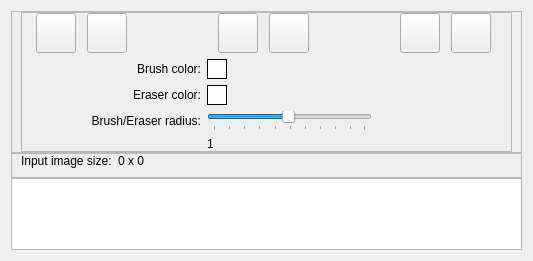
    <widget class="QWidget" name="pictureTab">
     <attribute name="title">
      <string>Input image</string>
     </attribute>
     <layout class="QVBoxLayout" name="verticalLayout">
      <property name="spacing">
       <number>0</number>
      </property>
      <item>
       <widget class="QFrame" name="frame_7">
        <property name="sizePolicy">
         <sizepolicy hsizetype="Expanding" vsizetype="Fixed">
          <horstretch>0</horstretch>
          <verstretch>0</verstretch>
         </sizepolicy>
        </property>
        <property name="frameShape">
         <enum>QFrame::StyledPanel</enum>
        </property>
        <property name="frameShadow">
         <enum>QFrame::Raised</enum>
        </property>
        <layout class="QHBoxLayout" name="horizontalLayout_8">
         <property name="topMargin">
          <number>0</number>
         </property>
         <property name="bottomMargin">
          <number>0</number>
         </property>
         <item>
          <widget class="QFrame" name="frame_8">
           <property name="sizePolicy">
            <sizepolicy hsizetype="Fixed" vsizetype="Fixed">
             <horstretch>0</horstretch>
             <verstretch>0</verstretch>
            </sizepolicy>
           </property>
           <property name="frameShape">
            <enum>QFrame::StyledPanel</enum>
           </property>
           <property name="frameShadow">
            <enum>QFrame::Raised</enum>
           </property>
           <layout class="QVBoxLayout" name="verticalLayout_7">
            <property name="topMargin">
             <number>0</number>
            </property>
            <property name="rightMargin">
             <number>9</number>
            </property>
            <property name="bottomMargin">
             <number>0</number>
            </property>
            <item>
             <layout class="QHBoxLayout" name="horizontalLayout">
              <item>
               <widget class="QPushButton" name="loadImagePushButton">
                <property name="minimumSize">
                 <size>
                  <width>20</width>
                  <height>20</height>
                 </size>
                </property>
                <property name="maximumSize">
                 <size>
                  <width>40</width>
                  <height>40</height>
                 </size>
                </property>
                <property name="toolTip">
                 <string>Load image</string>
                </property>
                <property name="text">
                 <string/>
                </property>
                <property name="icon">
                 <iconset resource="resources.qrc">
                  <normaloff>:/icons/resources/New image.png</normaloff>:/icons/resources/New image.png</iconset>
                </property>
                <property name="iconSize">
                 <size>
                  <width>40</width>
                  <height>40</height>
                 </size>
                </property>
               </widget>
              </item>
              <item>
               <widget class="QPushButton" name="resizeImagePushButton">
                <property name="enabled">
                 <bool>true</bool>
                </property>
                <property name="minimumSize">
                 <size>
                  <width>40</width>
                  <height>40</height>
                 </size>
                </property>
                <property name="maximumSize">
                 <size>
                  <width>40</width>
                  <height>40</height>
                 </size>
                </property>
                <property name="toolTip">
                 <string>Resize image</string>
                </property>
                <property name="text">
                 <string/>
                </property>
                <property name="icon">
                 <iconset resource="resources.qrc">
                  <normaloff>:/icons/resources/arrow_plain_blue_NE_SE_SW_NW.png</normaloff>:/icons/resources/arrow_plain_blue_NE_SE_SW_NW.png</iconset>
                </property>
                <property name="iconSize">
                 <size>
                  <width>40</width>
                  <height>40</height>
                 </size>
                </property>
                <property name="checkable">
                 <bool>true</bool>
                </property>
               </widget>
              </item>
              <item>
               <spacer name="horizontalSpacer">
                <property name="orientation">
                 <enum>Qt::Horizontal</enum>
                </property>
                <property name="sizeType">
                 <enum>QSizePolicy::Fixed</enum>
                </property>
                <property name="sizeHint" stdset="0">
                 <size>
                  <width>80</width>
                  <height>20</height>
                 </size>
                </property>
               </spacer>
              </item>
              <item>
               <widget class="QPushButton" name="brushPushButton">
                <property name="enabled">
                 <bool>true</bool>
                </property>
                <property name="minimumSize">
                 <size>
                  <width>40</width>
                  <height>40</height>
                 </size>
                </property>
                <property name="maximumSize">
                 <size>
                  <width>40</width>
                  <height>40</height>
                 </size>
                </property>
                <property name="toolTip">
                 <string>Brush</string>
                </property>
                <property name="text">
                 <string/>
                </property>
                <property name="icon">
                 <iconset resource="resources.qrc">
                  <normaloff>:/icons/resources/Brush.png</normaloff>:/icons/resources/Brush.png</iconset>
                </property>
                <property name="iconSize">
                 <size>
                  <width>40</width>
                  <height>40</height>
                 </size>
                </property>
                <property name="checkable">
                 <bool>true</bool>
                </property>
               </widget>
              </item>
              <item>
               <widget class="QPushButton" name="eraserPushButton">
                <property name="enabled">
                 <bool>true</bool>
                </property>
                <property name="minimumSize">
                 <size>
                  <width>40</width>
                  <height>40</height>
                 </size>
                </property>
                <property name="maximumSize">
                 <size>
                  <width>40</width>
                  <height>40</height>
                 </size>
                </property>
                <property name="toolTip">
                 <string>Eraser</string>
                </property>
                <property name="text">
                 <string/>
                </property>
                <property name="icon">
                 <iconset resource="resources.qrc">
                  <normaloff>:/icons/resources/Eraser.png</normaloff>:/icons/resources/Eraser.png</iconset>
                </property>
                <property name="iconSize">
                 <size>
                  <width>40</width>
                  <height>40</height>
                 </size>
                </property>
                <property name="checkable">
                 <bool>true</bool>
                </property>
               </widget>
              </item>
              <item>
               <spacer name="horizontalSpacer_2">
                <property name="orientation">
                 <enum>Qt::Horizontal</enum>
                </property>
                <property name="sizeType">
                 <enum>QSizePolicy::Fixed</enum>
                </property>
                <property name="sizeHint" stdset="0">
                 <size>
                  <width>80</width>
                  <height>20</height>
                 </size>
                </property>
               </spacer>
              </item>
              <item>
               <widget class="QPushButton" name="undoPushButton">
                <property name="enabled">
                 <bool>true</bool>
                </property>
                <property name="minimumSize">
                 <size>
                  <width>40</width>
                  <height>40</height>
                 </size>
                </property>
                <property name="maximumSize">
                 <size>
                  <width>40</width>
                  <height>40</height>
                 </size>
                </property>
                <property name="toolTip">
                 <string>Undo</string>
                </property>
                <property name="text">
                 <string/>
                </property>
                <property name="icon">
                 <iconset resource="resources.qrc">
                  <normaloff>:/icons/resources/Undo.png</normaloff>:/icons/resources/Undo.png</iconset>
                </property>
                <property name="iconSize">
                 <size>
                  <width>40</width>
                  <height>40</height>
                 </size>
                </property>
               </widget>
              </item>
              <item>
               <widget class="QPushButton" name="redoPushButton">
                <property name="enabled">
                 <bool>true</bool>
                </property>
                <property name="minimumSize">
                 <size>
                  <width>40</width>
                  <height>40</height>
                 </size>
                </property>
                <property name="maximumSize">
                 <size>
                  <width>40</width>
                  <height>40</height>
                 </size>
                </property>
                <property name="toolTip">
                 <string>Redo</string>
                </property>
                <property name="text">
                 <string/>
                </property>
                <property name="icon">
                 <iconset resource="resources.qrc">
                  <normaloff>:/icons/resources/Redo.png</normaloff>:/icons/resources/Redo.png</iconset>
                </property>
                <property name="iconSize">
                 <size>
                  <width>40</width>
                  <height>40</height>
                 </size>
                </property>
               </widget>
              </item>
             </layout>
            </item>
            <item>
             <layout class="QGridLayout" name="gridLayout_4">
              <property name="leftMargin">
               <number>60</number>
              </property>
              <property name="rightMargin">
               <number>130</number>
              </property>
              <item row="0" column="0">
               <widget class="QLabel" name="label">
                <property name="sizePolicy">
                 <sizepolicy hsizetype="Minimum" vsizetype="Preferred">
                  <horstretch>0</horstretch>
                  <verstretch>0</verstretch>
                 </sizepolicy>
                </property>
                <property name="maximumSize">
                 <size>
                  <width>300</width>
                  <height>16777215</height>
                 </size>
                </property>
                <property name="text">
                 <string>Brush color:</string>
                </property>
                <property name="alignment">
                 <set>Qt::AlignRight|Qt::AlignTrailing|Qt::AlignVCenter</set>
                </property>
               </widget>
              </item>
              <item row="3" column="1">
               <widget class="QLabel" name="radiusLabel">
                <property name="sizePolicy">
                 <sizepolicy hsizetype="Minimum" vsizetype="Preferred">
                  <horstretch>0</horstretch>
                  <verstretch>0</verstretch>
                 </sizepolicy>
                </property>
                <property name="text">
                 <string>1</string>
                </property>
               </widget>
              </item>
              <item row="0" column="1">
               <widget class="QPushButton" name="brushColorPushButton">
                <property name="sizePolicy">
                 <sizepolicy hsizetype="Minimum" vsizetype="Fixed">
                  <horstretch>0</horstretch>
                  <verstretch>0</verstretch>
                 </sizepolicy>
                </property>
                <property name="minimumSize">
                 <size>
                  <width>20</width>
                  <height>20</height>
                 </size>
                </property>
                <property name="maximumSize">
                 <size>
                  <width>20</width>
                  <height>20</height>
                 </size>
                </property>
                <property name="toolTip">
                 <string>Brush color</string>
                </property>
                <property name="autoFillBackground">
                 <bool>false</bool>
                </property>
                <property name="styleSheet">
                 <string notr="true">border: 1px solid black; 
background-color: white;</string>
                </property>
                <property name="text">
                 <string/>
                </property>
               </widget>
              </item>
              <item row="2" column="0">
               <widget class="QLabel" name="label_2">
                <property name="sizePolicy">
                 <sizepolicy hsizetype="Minimum" vsizetype="Preferred">
                  <horstretch>0</horstretch>
                  <verstretch>0</verstretch>
                 </sizepolicy>
                </property>
                <property name="maximumSize">
                 <size>
                  <width>300</width>
                  <height>16777215</height>
                 </size>
                </property>
                <property name="text">
                 <string>Brush/Eraser radius:</string>
                </property>
                <property name="alignment">
                 <set>Qt::AlignRight|Qt::AlignTrailing|Qt::AlignVCenter</set>
                </property>
               </widget>
              </item>
              <item row="2" column="1">
               <widget class="QSlider" name="radiusSlider">
                <property name="sizePolicy">
                 <sizepolicy hsizetype="Minimum" vsizetype="Fixed">
                  <horstretch>0</horstretch>
                  <verstretch>0</verstretch>
                 </sizepolicy>
                </property>
                <property name="minimumSize">
                 <size>
                  <width>165</width>
                  <height>0</height>
                 </size>
                </property>
                <property name="maximumSize">
                 <size>
                  <width>165</width>
                  <height>16777215</height>
                 </size>
                </property>
                <property name="toolTip">
                 <string>Brush/Eraser radius</string>
                </property>
                <property name="minimum">
                 <number>1</number>
                </property>
                <property name="maximum">
                 <number>100</number>
                </property>
                <property name="value">
                 <number>50</number>
                </property>
                <property name="orientation">
                 <enum>Qt::Horizontal</enum>
                </property>
                <property name="tickPosition">
                 <enum>QSlider::TicksBelow</enum>
                </property>
                <property name="tickInterval">
                 <number>10</number>
                </property>
               </widget>
              </item>
              <item row="1" column="0">
               <widget class="QLabel" name="label_14">
                <property name="text">
                 <string>Eraser color:</string>
                </property>
                <property name="alignment">
                 <set>Qt::AlignRight|Qt::AlignTrailing|Qt::AlignVCenter</set>
                </property>
               </widget>
              </item>
              <item row="1" column="1">
               <widget class="QPushButton" name="eraserColorPushButton">
                <property name="sizePolicy">
                 <sizepolicy hsizetype="Minimum" vsizetype="Fixed">
                  <horstretch>0</horstretch>
                  <verstretch>0</verstretch>
                 </sizepolicy>
                </property>
                <property name="minimumSize">
                 <size>
                  <width>20</width>
                  <height>20</height>
                 </size>
                </property>
                <property name="maximumSize">
                 <size>
                  <width>20</width>
                  <height>20</height>
                 </size>
                </property>
                <property name="toolTip">
                 <string>Eraser color</string>
                </property>
                <property name="autoFillBackground">
                 <bool>false</bool>
                </property>
                <property name="styleSheet">
                 <string notr="true">border: 1px solid black; 
background-color: white;</string>
                </property>
                <property name="text">
                 <string/>
                </property>
               </widget>
              </item>
             </layout>
            </item>
           </layout>
          </widget>
         </item>
        </layout>
       </widget>
      </item>
      <item>
       <widget class="QFrame" name="frame_3">
        <property name="sizePolicy">
         <sizepolicy hsizetype="Expanding" vsizetype="Fixed">
          <horstretch>0</horstretch>
          <verstretch>0</verstretch>
         </sizepolicy>
        </property>
        <property name="frameShape">
         <enum>QFrame::StyledPanel</enum>
        </property>
        <property name="frameShadow">
         <enum>QFrame::Raised</enum>
        </property>
        <layout class="QHBoxLayout" name="horizontalLayout_2">
         <property name="topMargin">
          <number>0</number>
         </property>
         <item>
          <widget class="QLabel" name="label_3">
           <property name="sizePolicy">
            <sizepolicy hsizetype="Maximum" vsizetype="Preferred">
             <horstretch>0</horstretch>
             <verstretch>0</verstretch>
            </sizepolicy>
           </property>
           <property name="text">
            <string>Input image size:</string>
           </property>
          </widget>
         </item>
         <item>
          <widget class="QLabel" name="imageSizeLabel">
           <property name="text">
            <string>0 x 0</string>
           </property>
          </widget>
         </item>
        </layout>
       </widget>
      </item>
      <item>
       <widget class="MyQGraphicsView" name="imageView">
        <property name="sizePolicy">
         <sizepolicy hsizetype="Preferred" vsizetype="Preferred">
          <horstretch>0</horstretch>
          <verstretch>0</verstretch>
         </sizepolicy>
        </property>
        <property name="mouseTracking">
         <bool>true</bool>
        </property>
        <property name="contextMenuPolicy">
         <enum>Qt::ActionsContextMenu</enum>
        </property>
        <property name="frameShape">
         <enum>QFrame::StyledPanel</enum>
        </property>
        <property name="frameShadow">
         <enum>QFrame::Plain</enum>
        </property>
        <property name="sizeAdjustPolicy">
         <enum>QAbstractScrollArea::AdjustToContents</enum>
        </property>
        <property name="alignment">
         <set>Qt::AlignLeading|Qt::AlignLeft|Qt::AlignTop</set>
        </property>
       </widget>
      </item>
     </layout>
    </widget>
